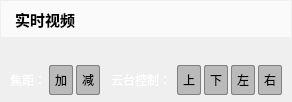
       <widget class="QWidget" name="widget_show_vedio_parent" native="true">
        <property name="mouseTracking">
         <bool>false</bool>
        </property>
        <property name="styleSheet">
         <string notr="true">QWidget#widget_show_vedio_parent
{
border:1px solid lightGray;

}</string>
        </property>
        <layout class="QVBoxLayout" name="verticalLayout_3">
         <property name="spacing">
          <number>2</number>
         </property>
         <property name="leftMargin">
          <number>1</number>
         </property>
         <property name="topMargin">
          <number>1</number>
         </property>
         <property name="rightMargin">
          <number>1</number>
         </property>
         <property name="bottomMargin">
          <number>1</number>
         </property>
         <item>
          <widget class="QLabel" name="label">
           <property name="sizePolicy">
            <sizepolicy hsizetype="Preferred" vsizetype="Fixed">
             <horstretch>0</horstretch>
             <verstretch>0</verstretch>
            </sizepolicy>
           </property>
           <property name="minimumSize">
            <size>
             <width>0</width>
             <height>36</height>
            </size>
           </property>
           <property name="font">
            <font>
             <family>微软雅黑</family>
             <pointsize>11</pointsize>
             <weight>75</weight>
             <bold>true</bold>
            </font>
           </property>
           <property name="mouseTracking">
            <bool>true</bool>
           </property>
           <property name="styleSheet">
            <string notr="true">background-color: rgb(250, 250, 250);
padding-left:10px;</string>
           </property>
           <property name="text">
            <string>实时视频</string>
           </property>
          </widget>
         </item>
         <item>
          <widget class="QCameraViewfinder" name="widget_show_vedio" native="true">
           <property name="mouseTracking">
            <bool>true</bool>
           </property>
           <property name="styleSheet">
            <string notr="true">QWidget#widget_show_vedio
{
border-image: url(:/images/2015-08-12_104845.png);
}</string>
           </property>
           <layout class="QVBoxLayout" name="verticalLayout">
            <property name="leftMargin">
             <number>0</number>
            </property>
            <property name="topMargin">
             <number>0</number>
            </property>
            <property name="rightMargin">
             <number>0</number>
            </property>
            <property name="bottomMargin">
             <number>0</number>
            </property>
            <item>
             <widget class="QLabel" name="label_2">
              <property name="text">
               <string/>
              </property>
             </widget>
            </item>
            <item>
             <widget class="QWidget" name="widget" native="true">
              <property name="sizePolicy">
               <sizepolicy hsizetype="Preferred" vsizetype="Fixed">
                <horstretch>0</horstretch>
                <verstretch>0</verstretch>
               </sizepolicy>
              </property>
              <property name="minimumSize">
               <size>
                <width>0</width>
                <height>40</height>
               </size>
              </property>
              <property name="mouseTracking">
               <bool>true</bool>
              </property>
              <property name="styleSheet">
               <string notr="true">QWidget{
background-color: argb(30, 30, 30, 30);
}

QPushButton{
color: black;
background-color: rgb(186, 186, 186);
border:1px solid gray;
padding:5px;
border-radius:2px;
}

QPushButton:hover{
background-color: rgb(246, 246, 246);
}

QPushButton:pressed{
background-color: rgb(186, 186, 186);
}</string>
              </property>
              <layout class="QHBoxLayout" name="horizontalLayout">
               <property name="spacing">
                <number>3</number>
               </property>
               <property name="topMargin">
                <number>6</number>
               </property>
               <property name="bottomMargin">
                <number>6</number>
               </property>
               <item>
                <widget class="QWidget" name="widget_yuntai" native="true">
                 <layout class="QHBoxLayout" name="horizontalLayout_4">
                  <property name="spacing">
                   <number>3</number>
                  </property>
                  <property name="leftMargin">
                   <number>0</number>
                  </property>
                  <property name="topMargin">
                   <number>0</number>
                  </property>
                  <property name="rightMargin">
                   <number>0</number>
                  </property>
                  <property name="bottomMargin">
                   <number>0</number>
                  </property>
                  <item>
                   <widget class="QLabel" name="label_yuntai_tip_2">
                    <property name="sizePolicy">
                     <sizepolicy hsizetype="Preferred" vsizetype="Preferred">
                      <horstretch>0</horstretch>
                      <verstretch>0</verstretch>
                     </sizepolicy>
                    </property>
                    <property name="styleSheet">
                     <string notr="true">QLabel{
color: rgb(255, 255, 255);

}

QLabel:pressed{
	color: rgb(255, 85, 127);
}</string>
                    </property>
                    <property name="text">
                     <string>焦距：</string>
                    </property>
                    <property name="alignment">
                     <set>Qt::AlignRight|Qt::AlignTrailing|Qt::AlignVCenter</set>
                    </property>
                   </widget>
                  </item>
                  <item>
                   <widget class="QPushButton" name="pushButton_yuntai_focus_add">
                    <property name="sizePolicy">
                     <sizepolicy hsizetype="Fixed" vsizetype="Fixed">
                      <horstretch>0</horstretch>
                      <verstretch>0</verstretch>
                     </sizepolicy>
                    </property>
                    <property name="maximumSize">
                     <size>
                      <width>50</width>
                      <height>16777215</height>
                     </size>
                    </property>
                    <property name="text">
                     <string>加</string>
                    </property>
                   </widget>
                  </item>
                  <item>
                   <widget class="QPushButton" name="pushButton_yuntai_focus_sub">
                    <property name="sizePolicy">
                     <sizepolicy hsizetype="Fixed" vsizetype="Fixed">
                      <horstretch>0</horstretch>
                      <verstretch>0</verstretch>
                     </sizepolicy>
                    </property>
                    <property name="maximumSize">
                     <size>
                      <width>50</width>
                      <height>16777215</height>
                     </size>
                    </property>
                    <property name="text">
                     <string>减</string>
                    </property>
                   </widget>
                  </item>
                  <item>
                   <widget class="QLabel" name="label_yuntai_tip">
                    <property name="sizePolicy">
                     <sizepolicy hsizetype="Preferred" vsizetype="Preferred">
                      <horstretch>0</horstretch>
                      <verstretch>0</verstretch>
                     </sizepolicy>
                    </property>
                    <property name="styleSheet">
                     <string notr="true">QLabel{
color: rgb(255, 255, 255);
padding-left:5px;

}

QLabel:pressed{
	color: rgb(255, 85, 127);
}</string>
                    </property>
                    <property name="text">
                     <string>云台控制：</string>
                    </property>
                    <property name="alignment">
                     <set>Qt::AlignRight|Qt::AlignTrailing|Qt::AlignVCenter</set>
                    </property>
                   </widget>
                  </item>
                  <item>
                   <widget class="QPushButton" name="pushButton_yuntai_up">
                    <property name="sizePolicy">
                     <sizepolicy hsizetype="Fixed" vsizetype="Fixed">
                      <horstretch>0</horstretch>
                      <verstretch>0</verstretch>
                     </sizepolicy>
                    </property>
                    <property name="maximumSize">
                     <size>
                      <width>50</width>
                      <height>16777215</height>
                     </size>
                    </property>
                    <property name="text">
                     <string>上</string>
                    </property>
                   </widget>
                  </item>
                  <item>
                   <widget class="QPushButton" name="pushButton_yuntai_down">
                    <property name="sizePolicy">
                     <sizepolicy hsizetype="Fixed" vsizetype="Fixed">
                      <horstretch>0</horstretch>
                      <verstretch>0</verstretch>
                     </sizepolicy>
                    </property>
                    <property name="maximumSize">
                     <size>
                      <width>50</width>
                      <height>16777215</height>
                     </size>
                    </property>
                    <property name="text">
                     <string>下</string>
                    </property>
                   </widget>
                  </item>
                  <item>
                   <widget class="QPushButton" name="pushButton_yuntai_left">
                    <property name="sizePolicy">
                     <sizepolicy hsizetype="Fixed" vsizetype="Fixed">
                      <horstretch>0</horstretch>
                      <verstretch>0</verstretch>
                     </sizepolicy>
                    </property>
                    <property name="maximumSize">
                     <size>
                      <width>50</width>
                      <height>16777215</height>
                     </size>
                    </property>
                    <property name="text">
                     <string>左</string>
                    </property>
                   </widget>
                  </item>
                  <item>
                   <widget class="QPushButton" name="pushButton_yuntai_right">
                    <property name="sizePolicy">
                     <sizepolicy hsizetype="Fixed" vsizetype="Fixed">
                      <horstretch>0</horstretch>
                      <verstretch>0</verstretch>
                     </sizepolicy>
                    </property>
                    <property name="maximumSize">
                     <size>
                      <width>50</width>
                      <height>16777215</height>
                     </size>
                    </property>
                    <property name="text">
                     <string>右</string>
                    </property>
                   </widget>
                  </item>
                 </layout>
                </widget>
               </item>
              </layout>
             </widget>
            </item>
           </layout>
          </widget>
         </item>
        </layout>
       </widget>
